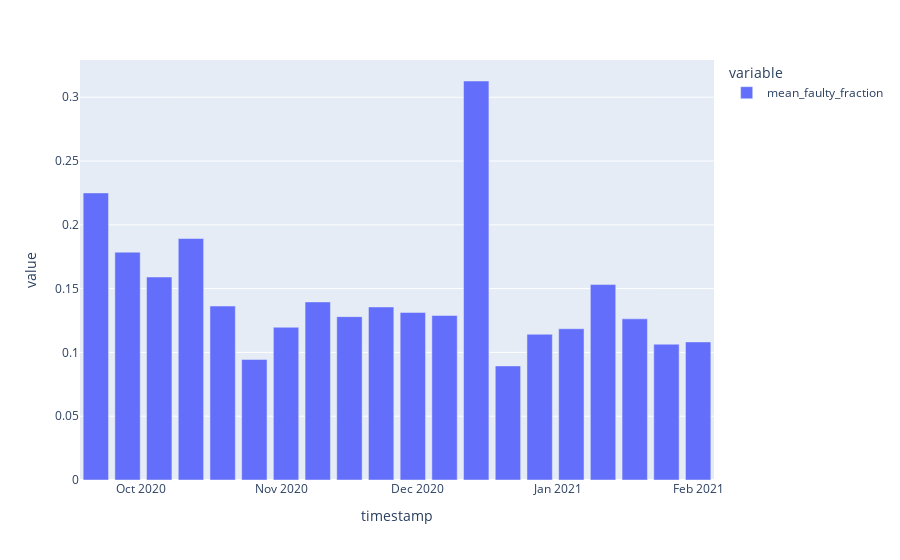

Notebook source saved alongside this figure:
### Markdown cell above
#### Fraction of active sectors with Missing PoST, weekly, network-wide

### Code cell
s = fraction_missing_post_network_weekly(connection)
px.bar(s)

### Figure 1 — Plotly figure (JSON) as saved in the notebook; plotly's stock layout.template omitted (floating-point values rounded to 4 significant figures)
{"data": [{"alignmentgroup": "True", "hovertemplate": "variable=mean_faulty_fraction<br>timestamp=%{x}<br>value=%{y}<extra></extra>", "legendgroup": "mean_faulty_fraction", "marker": {"color": "#636efa"}, "name": "mean_faulty_fraction", "offsetgroup": "mean_faulty_fraction", "orientation": "v", "showlegend": true, "textposition": "auto", "type": "bar", "x": ["2020-09-21T00:00:00", "2020-09-28T00:00:00", "2020-10-05T00:00:00", "2020-10-12T00:00:00", "2020-10-19T00:00:00", "2020-10-26T00:00:00", "2020-11-02T00:00:00", "2020-11-09T00:00:00", "2020-11-16T00:00:00", "2020-11-23T00:00:00", "2020-11-30T00:00:00", "2020-12-07T00:00:00", "2020-12-14T00:00:00", "2020-12-21T00:00:00", "2020-12-28T00:00:00", "2021-01-04T00:00:00", "2021-01-11T00:00:00", "2021-01-18T00:00:00", "2021-01-25T00:00:00", "2021-02-01T00:00:00"], "xaxis": "x", "y": [0.225, 0.1786, 0.1591, 0.1893, 0.1363, 0.09441, 0.1197, 0.1396, 0.128, 0.1356, 0.1313, 0.1289, 0.3127, 0.08942, 0.1142, 0.1186, 0.1532, 0.1263, 0.1064, 0.1082], "yaxis": "y"}], "layout": {"autosize": true, "barmode": "relative", "legend": {"title": {"text": "variable"}, "tracegroupgap": 0}, "margin": {"t": 60}, "xaxis": {"anchor": "y", "autorange": true, "domain": [0, 1], "range": ["2020-09-17 12:00", "2021-02-04 12:00"], "title": {"text": "timestamp"}, "type": "date"}, "yaxis": {"anchor": "x", "autorange": true, "domain": [0, 1], "range": [0, 0.3292], "title": {"text": "value"}, "type": "linear"}}}
